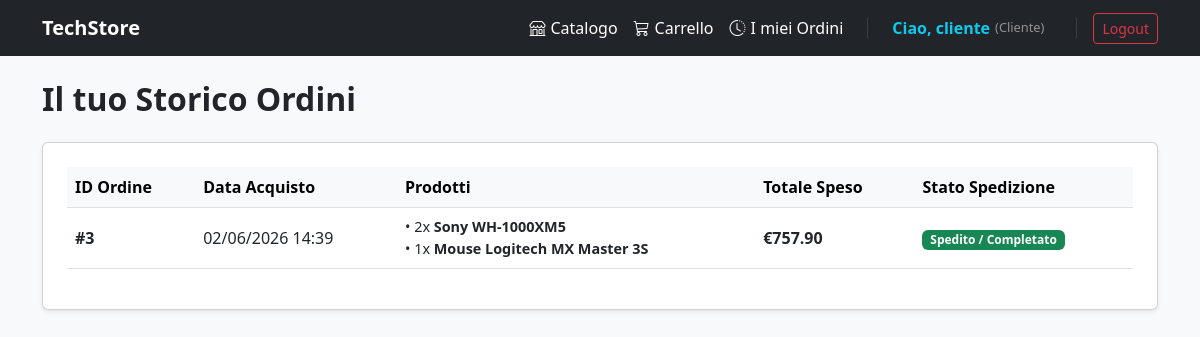
Screenshot of /ordini/ (signed in) with the database file from the repository.
### accounts/models.py (models this page shows)
class CustomUser(AbstractUser):
    CUSTOMER = 'customer'
    STORE_MANAGER = 'store_manager'
    WAREHOUSE_WORKER = 'warehouse_worker'
    ROLE_CHOICES = [
        (CUSTOMER, 'Customer'),
        (STORE_MANAGER, 'Store Manager'),
        (WAREHOUSE_WORKER, 'Warehouse Worker'),
    ]
    role = models.CharField(
        max_length=20,
        choices=ROLE_CHOICES,
        default=CUSTOMER,
        help_text="Ruolo dell'utente all'interno dell'e-commerce"
    )
    def is_manager(self):
        return self.role == self.STORE_MANAGER
    def is_warehouse(self):
        return self.role == self.WAREHOUSE_WORKER

### store/models.py (models this page shows, shortened)
class Order(models.Model):
    STATUS_CHOICES = [
        ('pending', 'In attesa'),
        ('processing', 'In lavorazione'),
        ('shipped', 'Spedito'),
    ]
    user = models.ForeignKey(settings.AUTH_USER_MODEL, on_delete=models.CASCADE, related_name='orders')
    created_at = models.DateTimeField(auto_now_add=True)
    is_completed = models.BooleanField(default=False)
    total_price = models.DecimalField(max_digits=10, decimal_places=2, default=0.00)
    status = models.CharField(
        max_length=20,
        choices=STATUS_CHOICES,
        default='pending',
        help_text="Stato di avanzamento dell'ordine"
    )

class OrderItem(models.Model):
    order = models.ForeignKey(Order, on_delete=models.CASCADE, related_name='items')
    product = models.ForeignKey(Product, on_delete=models.CASCADE)
    quantity = models.IntegerField(default=1)
    price = models.DecimalField(max_digits=10, decimal_places=2)

class Product(models.Model):
    category = models.ForeignKey(Category, on_delete=models.CASCADE, related_name='products')
    name = models.CharField(max_length=200)
    description = models.TextField()
    price = models.DecimalField(max_digits=10, decimal_places=2)
    stock = models.IntegerField(default=0)
    is_active = models.BooleanField(default=True)

### store/views.py (the view)
# urls.py: path('ordini/', userOrders, name='userOrders'),
@login_required
def userOrders(request):
    orders_list = Order.objects.filter(user=request.user).order_by('-created_at')
    paginator = Paginator(orders_list, 20)
    page_number = request.GET.get('page')
    page_obj = paginator.get_page(page_number)
    return render(request, 'ordiniUtente.html', {'orders': page_obj})

### templates/ordiniUtente.html (shortened to what this page needs)
{% extends 'base.html' %}
{% block content %}
<div class="row mt-4">
    <div class="col-12">
        <h2 class="fw-bold mb-4">Il tuo Storico Ordini</h2>
        <div class="card shadow-sm p-4">
            {% if orders %}
                <div class="table-responsive">
                    <table class="table table-hover align-middle">
                        <thead class="table-light">
                            <tr>
                                <th>ID Ordine</th>
                                <th>Data Acquisto</th>
                                <th>Prodotti</th>
                                <th>Totale Speso</th>
                                <th>Stato Spedizione</th>
                            </tr>
                        </thead>
                        <tbody>
                            {% for order in orders %}
                                <tr>
                                    <td class="fw-bold">#{{ order.id }}</td>
                                    <td>{{ order.created_at|date:"d/m/Y H:i" }}</td>
                                    <td>
                                        <ul class="list-unstyled mb-0" style="font-size: 0.9rem;">
                                            {% for item in order.items.all %}
                                                <li>• {{ item.quantity }}x <span class="fw-semibold">{{ item.product.name }}</span></li>
                                            {% endfor %}
                                        </ul>
                                    </td>
                                    <td class="fw-bold text-dark">€{{ order.total_price }}</td>
                                    <td>
                                        {% if order.is_completed %}
                                            <span class="badge bg-success">Spedito / Completato</span>
                                        {% else %}
                                            <span class="badge bg-warning text-dark">In lavorazione</span>
                                        {% endif %}
                                    </td>
                                </tr>
                            {% endfor %}
                        </tbody>
                    </table>
                </div>
            {% else %}
                <div class="text-center py-5">
                    <p class="text-muted fs-5 mb-3">Non hai ancora effettuato nessun ordine sullo store.</p>
                    <a href="{% url 'product_list' %}" class="btn btn-primary">Sfoglia il Catalogo</a>
                </div>
            {% endif %}
        </div>
    </div>
</div>
{% endblock %}

### templates/base.html (shortened to what this page needs)
<!doctype html>
<html lang="it">
  <head>
    <link
      href="https://cdn.jsdelivr.net/npm/bootstrap@5.3.0/dist/css/bootstrap.min.css"
      rel="stylesheet"
    />
    <link
      href="https://cdn.jsdelivr.net/npm/bootstrap-icons@1.11.3/font/bootstrap-icons.min.css"
      rel="stylesheet"
    />
  </head>
  <body class="bg-light">
    <nav class="navbar navbar-expand-lg navbar-dark bg-dark mb-4">
      <div class="container">
        <a class="navbar-brand fw-bold" href="{% url 'product_list' %}"
          >TechStore</a
        >
        <div class="collapse navbar-collapse" id="navbarNav">
          <ul class="navbar-expand navbar-nav ms-auto align-items-center">
            <li class="nav-item">
              <a class="nav-link text-white" href="{% url 'product_list' %}">
                <i class="bi bi-shop"></i> Catalogo
              </a>
            </li>
            <li class="nav-item">
              <a class="nav-link text-white position-relative" href="{% url 'cart_detail' %}">
                <i class="bi bi-cart3"></i> Carrello
              </a>
            </li>
            {% if user.is_authenticated %}
            <li class="nav-item">
              <a class="nav-link text-white" href="{% url 'userOrders' %}">
                <i class="bi bi-clock-history"></i> I miei Ordini
              </a>
            </li>
            {% endif %}
            {% if user.is_authenticated %}
            <li class="nav-item">
              <a class="nav-link text-info fw-semibold me-2" href="{% url 'profile' %}">
                Ciao, {{ user.username }}
                <span style="font-size: 0.8rem; font-weight: normal;" class="text-white-50">
                  ({% if user.is_manager or user.is_superuser %}Manager{% elif user.is_warehouse %}Magazziniere{% else %}Cliente{% endif %})
                </span>
              </a>
            </li>
            <li class="nav-item">
              <form
                action="{% url 'logout' %}"
                method="post"
                class="d-inline"
              >
                <button type="submit" class="btn btn-sm btn-outline-danger">
                  Logout
                </button>
              </form>
            </li>
            {% endif %}
          </ul>
        </div>
      </div>
    </nav>
    <div class="container">
      {% block content %} {% endblock %}
    </div>
  </body>
</html>

### templates/base.html (style rules this page uses)
.navbar-nav .nav-link { font-weight: 500; padding: 0.4rem 0.75rem; border-radius: 6px; transition: background-color 0.2s ease, color 0.2s ease; display: flex; align-items: center; gap: 5px; }

### rows the page displays
CustomUser: username "cliente"
Order: id "3", created_at "02/06/2026 14:39", total_price "757.90", is_completed "Spedito / Completato"
OrderItem: quantity "2", product.name "Sony WH-1000XM5"
OrderItem: quantity "1", product.name "Mouse Logitech MX Master 3S"
